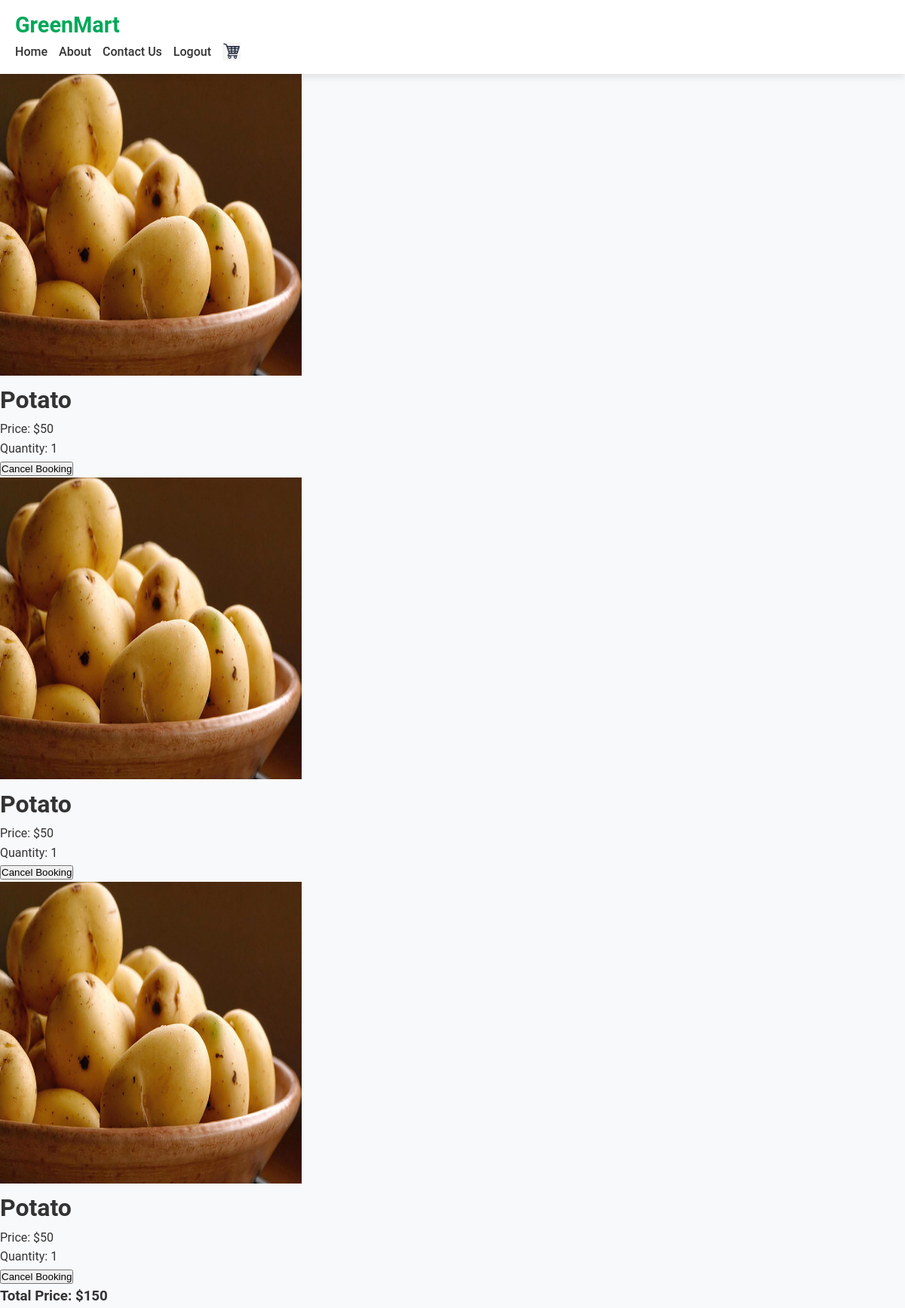
The app's page /bookings/ (signed in), older data.
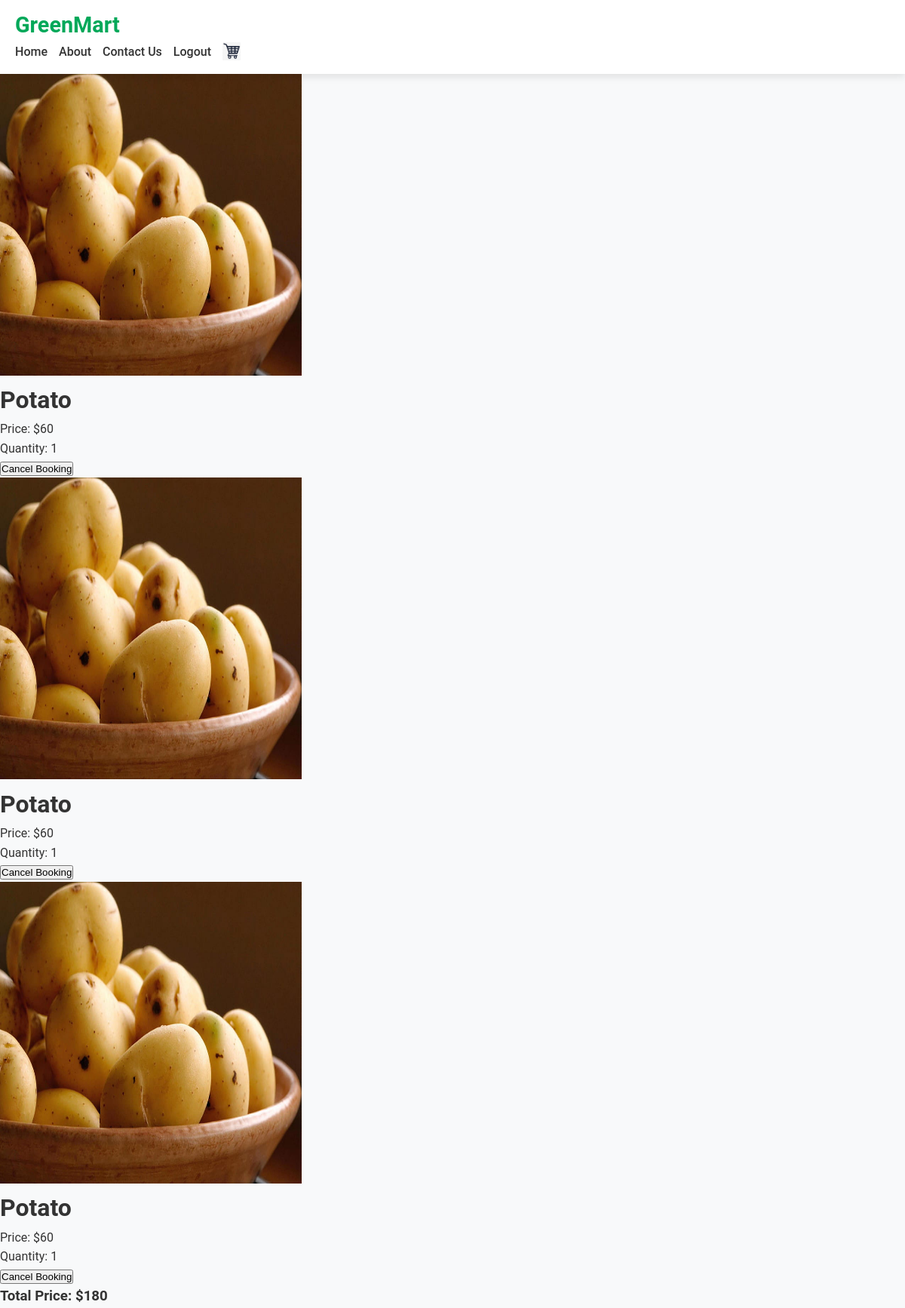
The same page, newer data.
### gm_app/models.py (models this page shows)
class Buy(models.Model):
    product=models.ForeignKey(Product,on_delete=models.CASCADE)
    user=models.ForeignKey(User,on_delete=models.CASCADE)
    qty=models.PositiveIntegerField()
    price=models.IntegerField()
    date=models.DateField(auto_now_add=True)

class Product(models.Model):
    pid=models.TextField()
    name=models.TextField()
    dis=models.TextField()
    offer_price=models.IntegerField()
    price=models.IntegerField()
    stock=models.IntegerField()
    category=models.ForeignKey(Category,on_delete=models.CASCADE)
    img=models.FileField()

### gm_app/views.py (the view)
# urls.py: path('bookings/', views.bookings, name='user_bookings'),
def bookings(req):
    user = User.objects.get(username=req.session['user'])  # Get the user from the session
    buy = Buy.objects.filter(user=user).order_by('-id')  # Get all bookings for the user in reverse order
    total_price = sum(item.product.price * item.qty for item in buy)  # Calculate total price
    if req.method == 'POST':
        booking_id = req.POST.get('cancel_booking')
        if booking_id:
            booking = Buy.objects.get(id=booking_id)
            booking.delete()
            return redirect(bookings)
    return render(req, 'user/booking.html', {'bookings': buy, 'total_price': total_price})

### templates/user/booking.html (shortened to what this page needs)
<!DOCTYPE html>
<html lang="en">
<head>
    {%load static%}
</head>
<body>
   <nav class="navbar">
    <div class="container">
        <a class="navbar-brand" href="{% url 'user_home' %}">GreenMart</a>
        <div>
            <ul style="list-style: none; display: flex; margin: 0; padding: 0;">
                <li><a class="nav-link" href="{% url 'user_home' %}">Home</a></li>
                <li><a class="nav-link" href="{% url 'about_user' %}">About</a></li>
                <li><a class="nav-link" href="{% url 'contact_user' %}">Contact Us</a></li>
                <li><a class="nav-link" href="{% url 'logout' %}">Logout</a></li>
                <li><a class="nav-link" href="{% url 'view_cart' %}"><img src="{% static 'img/cart.png' %}" alt="Cart" style="width: 24px;"></a></li>
            </ul>
        </div>
    </div>
</nav>
    <div class="container">
        <div class="row">
            {% for booking in bookings %}
            <div class="col-lg-12">
                <img src="{{ booking.product.img.url }}" style="width: 400px; height: 400px;" alt="">
                <div class="col-lg-7">
                    <h1 class="mb-3">{{ booking.product.name }}</h1>
                    <p>Price: <span class="text-success fw-bold">${{ booking.product.price }}</span></p>
                    <p>Quantity: <span class="text-success fw-bold">{{ booking.qty }}</span></p>
                    <form method="POST" action="">
                        <button type="submit" name="cancel_booking" value="{{ booking.id }}" class="btn btn-danger">Cancel Booking</button>
                    </form>
                </div>
            </div>
            {% endfor %}
        </div>
        <div class="col-lg-12 mt-3">
            <h3>Total Price: <span class="text-success fw-bold">${{ total_price }}</span></h3>
        </div>
    </div>
</body>
</html>

Row changes from the older to the newer data that the page shows:
changed through a linked row, Buy (number 1 of 3 on the later page): product.price "50" → "60"
changed through a linked row, Buy (number 2 of 3 on the later page): product.price "50" → "60"
changed through a linked row, Buy (number 3 of 3 on the later page): product.price "50" → "60"
Text that changed along with them:
{{ total_price }}: "150" → "180"
